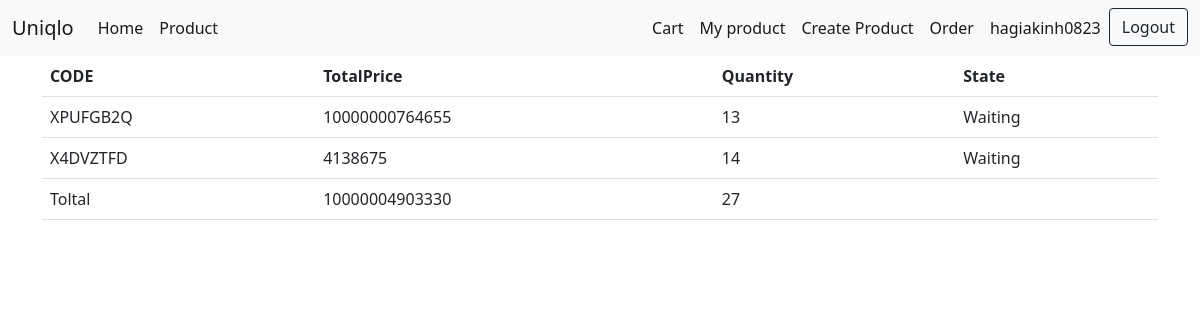
/order/ (signed in), run on an earlier commit of the app's database.
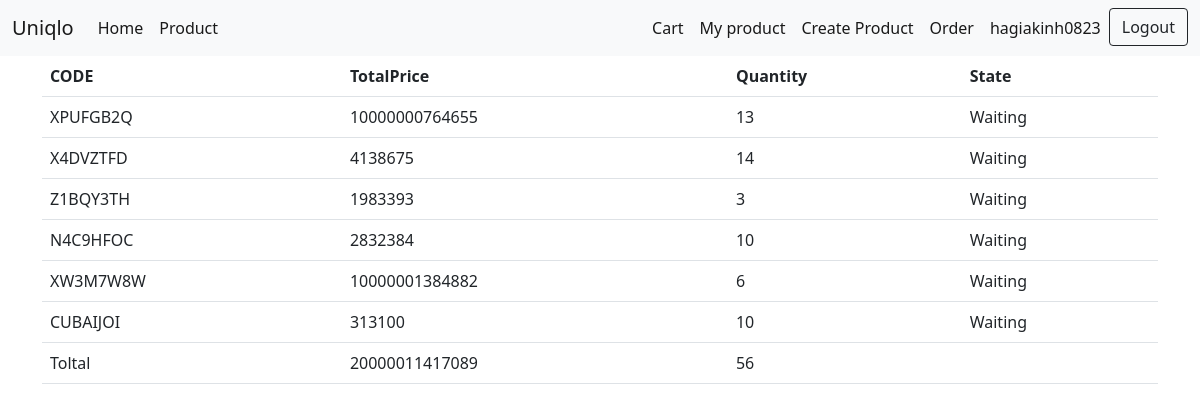
And on a later commit of the database.
### order/models.py (models this page shows, shortened)
class Order(models.Model):
    user = models.ForeignKey(User, on_delete=models.CASCADE)
    code = models.CharField(default="XXXXXXX", max_length=256)
    state = models.CharField(default="Waiting", max_length=256)
    totalprice = models.IntegerField(default=0)
    quantity = models.IntegerField(default=0)
    date = models.DateTimeField(auto_now=True)

### appUser/views.py (the view)
# urls.py: path('order/', views.orderUser, name ='order'),
@login_required
def orderUser(request):
    orders = Order.objects.filter(user=request.user)
    totalprice=0
    quantity=0
    for order in orders:
        totalprice += order.totalprice
        quantity += order.quantity
    return render(request, 'user/order.html', {'orders': orders, 'totalprice': totalprice, 'quantity': quantity})

### templates/user/order.html
{% extends "base/base.html" %}
{% block block_body %}
<form action="" method="POST">
<table class="table">
    <tr>
        <th>CODE</th>
        <th>TotalPrice</th>
        <th>Quantity</th>
        <th>State</th>
    </tr>
    {% for order in orders %}
    <tr>
        <td>{{order.code}}</td>
        <td>{{order.totalprice}}</td>
        <td>{{order.quantity}}</td>
        <td>{{order.state}}</td>
    </tr>
    {% endfor %}
    <tr>
        <td>Toltal</td>
        <td>{{totalprice}}</td>
        <td>{{quantity}}</td>
        <td></td>
    </tr>
</table>
</form>
{% endblock %}

### templates/base/base.html (shortened to what this page needs)
<!doctype html>
<html lang="en">
{% load static %}
<head>
    <link href="https://cdn.jsdelivr.net/npm/bootstrap@5.0.0-beta1/dist/css/bootstrap.min.css" rel="stylesheet"
>
    <link rel="stylesheet" href={% static 'css/style.css' %}>
</head>
<body>
    {% block block_body_not_nav %}
    <nav class="navbar navbar-expand-lg navbar-light bg-light">
        <div class="container-fluid">
            <a class="navbar-brand" href="{% url 'home:index' %}">Uniqlo</a>
            <div class="collapse navbar-collapse" id="navbarSupportedContent">
                <ul class="navbar-nav w-100">
                    <li class="nav-item">
                        <a class="nav-link active" aria-current="page" href="{% url 'home:index' %}">Home</a>
                    </li>
                    <li class="nav-item">
                        <a class="nav-link active" aria-current="page" href="{% url 'appProduct:product' %}">Product</a>
                    </li>
                    <li class="nav-item  ms-auto">
                        <a class="nav-link active" aria-current="page" href="{% url 'order:basket' %}">Cart
                            </a>
                    </li>
                    {% if user.is_authenticated %}
                    <li class="nav-item">
                        <a class="nav-link active" aria-current="page" href="{% url 'appProduct:productuser' %}">My
                            product</a>
                    </li>
                    <li class="nav-item">
                        <a class="nav-link active" aria-current="page"
                            href="{% url 'appProduct:createproduct' %}">Create Product</a>
                    </li>
                    <li class="nav-item">
                        <a class="nav-link active" aria-current="page"
                            href="{% url 'appUser:order' %}">Order</a>
                    </li>
                    <li class="nav-item">
                        <a class="nav-link active" aria-current="page"
                            href="{% url 'appUser:userInfo' %}">{{user.username }}
                        </a>
                    </li>
                    <li class="nav-item">
                        <form action="{% url 'register:logout' %}" method="POST">
                            <button type="submit" class="btn btn-outline-dark">Logout</button>
                        </form>
                    </li>
                    {%endif%}
                </ul>
            </div>
        </div>
    </nav>
    <div class="container">
        {% block block_body %}
        {% endblock %}
        {% endblock block_body_not_nav %}
    </div>
</body>
</html>

What changed in the data, as far as the page shows it:
added Order: code "Z1BQY3TH", totalprice "1983393", quantity "3", state "Waiting"
added Order: code "N4C9HFOC", totalprice "2832384", quantity "10", state "Waiting"
added Order: code "XW3M7W8W", totalprice "10000001384882", quantity "6", state "Waiting"
added Order: code "CUBAIJOI", totalprice "313100", quantity "10", state "Waiting"
Also different on the page:
{{ totalprice }}: "10000004903330" → "20000011417089"
{{ quantity }}: "27" → "56"
